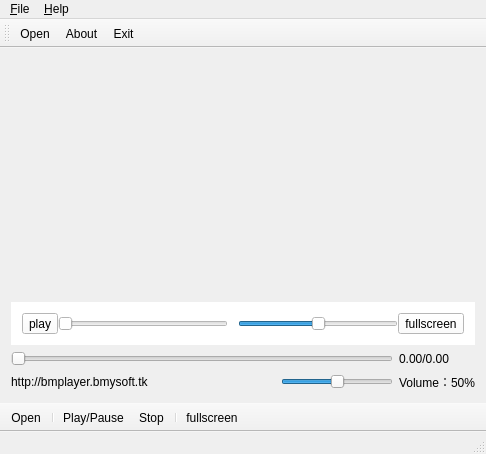
<?xml version="1.0" encoding="UTF-8"?>
<ui version="4.0">
 <class>MainWindow</class>
 <widget class="QMainWindow" name="MainWindow">
  <property name="geometry">
   <rect>
    <x>0</x>
    <y>0</y>
    <width>486</width>
    <height>454</height>
   </rect>
  </property>
  <property name="windowTitle">
   <string>BMplayer</string>
  </property>
  <property name="windowIcon">
   <iconset resource="image.qrc">
    <normaloff>:/image/image/BMPlayer 512x512.png</normaloff>:/image/image/BMPlayer 512x512.png</iconset>
  </property>
  <property name="styleSheet">
   <string notr="true"/>
  </property>
  <widget class="QWidget" name="centralWidget">
   <layout class="QGridLayout" name="gridLayout">
    <item row="2" column="0" colspan="3">
     <widget class="QSlider" name="timeLine">
      <property name="focusPolicy">
       <enum>Qt::StrongFocus</enum>
      </property>
      <property name="contextMenuPolicy">
       <enum>Qt::DefaultContextMenu</enum>
      </property>
      <property name="orientation">
       <enum>Qt::Horizontal</enum>
      </property>
     </widget>
    </item>
    <item row="3" column="1">
     <spacer name="horizontalSpacer">
      <property name="orientation">
       <enum>Qt::Horizontal</enum>
      </property>
      <property name="sizeHint" stdset="0">
       <size>
        <width>120</width>
        <height>20</height>
       </size>
      </property>
     </spacer>
    </item>
    <item row="3" column="2">
     <widget class="QSlider" name="volumeLine">
      <property name="enabled">
       <bool>true</bool>
      </property>
      <property name="maximum">
       <number>100</number>
      </property>
      <property name="value">
       <number>50</number>
      </property>
      <property name="orientation">
       <enum>Qt::Horizontal</enum>
      </property>
     </widget>
    </item>
    <item row="3" column="3">
     <widget class="QLabel" name="volumelabel">
      <property name="text">
       <string>Volume：50%</string>
      </property>
     </widget>
    </item>
    <item row="2" column="3">
     <widget class="QLabel" name="timelabel">
      <property name="text">
       <string>0.00/0.00</string>
      </property>
     </widget>
    </item>
    <item row="1" column="0" colspan="4">
     <widget class="QWidget" name="MainWidget" native="true">
      <layout class="QGridLayout" name="gridLayout_2">
       <property name="margin">
        <number>0</number>
       </property>
       <property name="spacing">
        <number>0</number>
       </property>
       <item row="0" column="0">
        <widget class="BMPlayerWidget" name="widget" native="true">
         <property name="whatsThis">
          <string>BMPlayer Widget</string>
         </property>
         <property name="layoutDirection">
          <enum>Qt::LeftToRight</enum>
         </property>
         <property name="autoFillBackground">
          <bool>false</bool>
         </property>
         <layout class="QGridLayout" name="gridLayout_3">
          <item row="1" column="1">
           <widget class="QLabel" name="label">
            <property name="text">
             <string/>
            </property>
            <property name="pixmap">
             <pixmap resource="image.qrc">:/image/image/BMPlayer 200×145.png</pixmap>
            </property>
           </widget>
          </item>
          <item row="1" column="0">
           <spacer name="horizontalSpacer_2">
            <property name="orientation">
             <enum>Qt::Horizontal</enum>
            </property>
            <property name="sizeHint" stdset="0">
             <size>
              <width>40</width>
              <height>20</height>
             </size>
            </property>
           </spacer>
          </item>
          <item row="1" column="2">
           <spacer name="horizontalSpacer_3">
            <property name="orientation">
             <enum>Qt::Horizontal</enum>
            </property>
            <property name="sizeHint" stdset="0">
             <size>
              <width>40</width>
              <height>20</height>
             </size>
            </property>
           </spacer>
          </item>
          <item row="0" column="1">
           <spacer name="verticalSpacer">
            <property name="orientation">
             <enum>Qt::Vertical</enum>
            </property>
            <property name="sizeHint" stdset="0">
             <size>
              <width>20</width>
              <height>40</height>
             </size>
            </property>
           </spacer>
          </item>
          <item row="3" column="1">
           <spacer name="verticalSpacer_2">
            <property name="orientation">
             <enum>Qt::Vertical</enum>
            </property>
            <property name="sizeHint" stdset="0">
             <size>
              <width>20</width>
              <height>40</height>
             </size>
            </property>
           </spacer>
          </item>
         </layout>
        </widget>
       </item>
       <item row="1" column="0" rowspan="2">
        <widget class="QWidget" name="contralWidget" native="true">
         <property name="maximumSize">
          <size>
           <width>16777215</width>
           <height>16777215</height>
          </size>
         </property>
         <property name="styleSheet">
          <string notr="true">background-color: rgb(255, 255, 255);</string>
         </property>
         <layout class="QGridLayout" name="controlLayout">
          <property name="spacing">
           <number>0</number>
          </property>
          <item row="0" column="0">
           <widget class="QToolButton" name="toolButton_play">
            <property name="text">
             <string>play</string>
            </property>
            <property name="icon">
             <iconset resource="image.qrc">
              <normaloff>:/image/image/play.png</normaloff>:/image/image/play.png</iconset>
            </property>
            <property name="iconSize">
             <size>
              <width>24</width>
              <height>24</height>
             </size>
            </property>
            <property name="shortcut">
             <string>Space</string>
            </property>
           </widget>
          </item>
          <item row="0" column="4">
           <widget class="QToolButton" name="toolButton_ExitFullscreen">
            <property name="text">
             <string>fullscreen</string>
            </property>
            <property name="icon">
             <iconset resource="image.qrc">
              <normaloff>:/image/image/fullscreen.png</normaloff>:/image/image/fullscreen.png</iconset>
            </property>
            <property name="iconSize">
             <size>
              <width>24</width>
              <height>24</height>
             </size>
            </property>
            <property name="shortcut">
             <string>Esc</string>
            </property>
           </widget>
          </item>
          <item row="0" column="1">
           <widget class="QSlider" name="timeLine_Fullscreen">
            <property name="minimumSize">
             <size>
              <width>100</width>
              <height>0</height>
             </size>
            </property>
            <property name="styleSheet">
             <string notr="true"/>
            </property>
            <property name="orientation">
             <enum>Qt::Horizontal</enum>
            </property>
           </widget>
          </item>
          <item row="0" column="3">
           <widget class="QSlider" name="volumeLine_Fullscreen">
            <property name="minimumSize">
             <size>
              <width>10</width>
              <height>0</height>
             </size>
            </property>
            <property name="maximumSize">
             <size>
              <width>160</width>
              <height>16777215</height>
             </size>
            </property>
            <property name="maximum">
             <number>100</number>
            </property>
            <property name="value">
             <number>50</number>
            </property>
            <property name="orientation">
             <enum>Qt::Horizontal</enum>
            </property>
           </widget>
          </item>
          <item row="0" column="2">
           <widget class="QLabel" name="SoundIcon_Fullscreen">
            <property name="text">
             <string>&lt;!DOCTYPE HTML PUBLIC &quot;-//W3C//DTD HTML 4.0//EN&quot; &quot;http://www.w3.org/TR/REC-html40/strict.dtd&quot;&gt;
&lt;html&gt;&lt;head&gt;&lt;meta name=&quot;qrichtext&quot; content=&quot;1&quot; /&gt;&lt;style type=&quot;text/css&quot;&gt;
p, li { white-space: pre-wrap; }
&lt;/style&gt;&lt;/head&gt;&lt;body style=&quot; font-family:'Lucida Grande'; font-size:13pt; font-weight:400; font-style:normal;&quot;&gt;
&lt;p style=&quot; margin-top:0px; margin-bottom:0px; margin-left:0px; margin-right:0px; -qt-block-indent:0; text-indent:0px;&quot;&gt;  &lt;img src=&quot;:/image/image/volume.png&quot; /&gt;&lt;/p&gt;&lt;/body&gt;&lt;/html&gt;</string>
            </property>
           </widget>
          </item>
         </layout>
        </widget>
       </item>
      </layout>
     </widget>
    </item>
    <item row="3" column="0">
     <widget class="QLabel" name="textlabel">
      <property name="text">
       <string>http://bmplayer.bmysoft.tk</string>
      </property>
     </widget>
    </item>
   </layout>
  </widget>
  <widget class="QMenuBar" name="menuBar">
   <property name="geometry">
    <rect>
     <x>0</x>
     <y>0</y>
     <width>486</width>
     <height>22</height>
    </rect>
   </property>
   <widget class="QMenu" name="menuFile">
    <property name="title">
     <string>&amp;File</string>
    </property>
    <addaction name="actionOpen"/>
    <addaction name="actionOpen_Url"/>
    <addaction name="actionInternet_Radio"/>
    <addaction name="separator"/>
    <addaction name="actionExit"/>
   </widget>
   <widget class="QMenu" name="menuHelp">
    <property name="title">
     <string>&amp;Help</string>
    </property>
    <addaction name="action"/>
    <addaction name="actionAbout_BMY_Soft"/>
    <addaction name="actionAbout_Qt"/>
    <addaction name="action_Contri"/>
   </widget>
   <addaction name="menuFile"/>
   <addaction name="menuHelp"/>
  </widget>
  <widget class="QToolBar" name="mainToolBar">
   <property name="windowTitle">
    <string>MainToolBar</string>
   </property>
   <attribute name="toolBarArea">
    <enum>TopToolBarArea</enum>
   </attribute>
   <attribute name="toolBarBreak">
    <bool>false</bool>
   </attribute>
   <addaction name="actionOpen"/>
   <addaction name="action"/>
   <addaction name="actionExit"/>
  </widget>
  <widget class="QStatusBar" name="statusBar"/>
  <widget class="QToolBar" name="controlBar">
   <property name="enabled">
    <bool>true</bool>
   </property>
   <property name="windowTitle">
    <string>controlBar</string>
   </property>
   <property name="movable">
    <bool>false</bool>
   </property>
   <attribute name="toolBarArea">
    <enum>BottomToolBarArea</enum>
   </attribute>
   <attribute name="toolBarBreak">
    <bool>false</bool>
   </attribute>
   <addaction name="actionOpen"/>
   <addaction name="separator"/>
   <addaction name="actionPlay_Pause"/>
   <addaction name="actionStop"/>
   <addaction name="separator"/>
   <addaction name="actionFullscreen"/>
  </widget>
  <action name="actionOpen">
   <property name="icon">
    <iconset resource="image.qrc">
     <normaloff>:/image/image/open.png</normaloff>:/image/image/open.png</iconset>
   </property>
   <property name="text">
    <string>&amp;Open...</string>
   </property>
   <property name="toolTip">
    <string>Open...</string>
   </property>
   <property name="shortcut">
    <string>Ctrl+O</string>
   </property>
  </action>
  <action name="action">
   <property name="icon">
    <iconset resource="image.qrc">
     <normaloff>:/image/image/about.png</normaloff>:/image/image/about.png</iconset>
   </property>
   <property name="text">
    <string>&amp;About...</string>
   </property>
   <property name="toolTip">
    <string>About...</string>
   </property>
   <property name="shortcut">
    <string>Ctrl+A</string>
   </property>
  </action>
  <action name="actionExit">
   <property name="checkable">
    <bool>false</bool>
   </property>
   <property name="icon">
    <iconset resource="image.qrc">
     <normaloff>:/image/image/exit.png</normaloff>:/image/image/exit.png</iconset>
   </property>
   <property name="text">
    <string>E&amp;xit</string>
   </property>
   <property name="shortcut">
    <string>Ctrl+Q</string>
   </property>
  </action>
  <action name="actionPlay_Pause">
   <property name="checkable">
    <bool>false</bool>
   </property>
   <property name="checked">
    <bool>false</bool>
   </property>
   <property name="enabled">
    <bool>true</bool>
   </property>
   <property name="icon">
    <iconset resource="image.qrc">
     <normaloff>:/image/image/play.png</normaloff>:/image/image/play.png</iconset>
   </property>
   <property name="text">
    <string>Play/Pause</string>
   </property>
   <property name="shortcut">
    <string>Space</string>
   </property>
  </action>
  <action name="actionFullscreen">
   <property name="enabled">
    <bool>true</bool>
   </property>
   <property name="icon">
    <iconset resource="image.qrc">
     <normaloff>:/image/image/fullscreen.png</normaloff>:/image/image/fullscreen.png</iconset>
   </property>
   <property name="text">
    <string>fullscreen</string>
   </property>
   <property name="toolTip">
    <string>Fullscreen</string>
   </property>
   <property name="shortcut">
    <string>F11</string>
   </property>
  </action>
  <action name="actionOpen_Url">
   <property name="text">
    <string>Open &amp;Url</string>
   </property>
  </action>
  <action name="actionStop">
   <property name="icon">
    <iconset resource="image.qrc">
     <normaloff>:/image/image/stop.png</normaloff>:/image/image/stop.png</iconset>
   </property>
   <property name="text">
    <string>Stop</string>
   </property>
  </action>
  <action name="actionAbout_Qt">
   <property name="text">
    <string>About &amp;Qt...</string>
   </property>
  </action>
  <action name="actionAbout_BMY_Soft">
   <property name="text">
    <string>About &amp;BMY-Soft...</string>
   </property>
  </action>
  <action name="action_Contri">
   <property name="text">
    <string>&amp;Contributions...</string>
   </property>
  </action>
  <action name="actionInternet_Radio">
   <property name="text">
    <string>Internet &amp;Radio</string>
   </property>
  </action>
 </widget>
 <layoutdefault spacing="6" margin="11"/>
 <customwidgets>
  <customwidget>
   <class>BMPlayerWidget</class>
   <extends>QWidget</extends>
   <header>bmplayerwidget.h</header>
   <container>1</container>
  </customwidget>
 </customwidgets>
 <resources>
  <include location="image.qrc"/>
 </resources>
 <connections>
  <connection>
   <sender>actionOpen</sender>
   <signal>triggered()</signal>
   <receiver>MainWindow</receiver>
   <slot>BMplayer_open()</slot>
   <hints>
    <hint type="sourcelabel">
     <x>-1</x>
     <y>-1</y>
    </hint>
    <hint type="destinationlabel">
     <x>199</x>
     <y>149</y>
    </hint>
   </hints>
  </connection>
  <connection>
   <sender>action</sender>
   <signal>triggered()</signal>
   <receiver>MainWindow</receiver>
   <slot>BMplayer_about()</slot>
   <hints>
    <hint type="sourcelabel">
     <x>-1</x>
     <y>-1</y>
    </hint>
    <hint type="destinationlabel">
     <x>199</x>
     <y>149</y>
    </hint>
   </hints>
  </connection>
  <connection>
   <sender>actionExit</sender>
   <signal>triggered()</signal>
   <receiver>MainWindow</receiver>
   <slot>close()</slot>
   <hints>
    <hint type="sourcelabel">
     <x>-1</x>
     <y>-1</y>
    </hint>
    <hint type="destinationlabel">
     <x>100</x>
     <y>91</y>
    </hint>
   </hints>
  </connection>
  <connection>
   <sender>actionPlay_Pause</sender>
   <signal>triggered()</signal>
   <receiver>MainWindow</receiver>
   <slot>BMplayer_pause()</slot>
   <hints>
    <hint type="sourcelabel">
     <x>-1</x>
     <y>-1</y>
    </hint>
    <hint type="destinationlabel">
     <x>191</x>
     <y>140</y>
    </hint>
   </hints>
  </connection>
  <connection>
   <sender>actionFullscreen</sender>
   <signal>triggered()</signal>
   <receiver>MainWindow</receiver>
   <slot>BMplayer_fullscreen()</slot>
   <hints>
    <hint type="sourcelabel">
     <x>-1</x>
     <y>-1</y>
    </hint>
    <hint type="destinationlabel">
     <x>191</x>
     <y>140</y>
    </hint>
   </hints>
  </connection>
  <connection>
   <sender>actionOpen_Url</sender>
   <signal>triggered()</signal>
   <receiver>MainWindow</receiver>
   <slot>BMplayer_openurl()</slot>
   <hints>
    <hint type="sourcelabel">
     <x>-1</x>
     <y>-1</y>
    </hint>
    <hint type="destinationlabel">
     <x>196</x>
     <y>141</y>
    </hint>
   </hints>
  </connection>
  <connection>
   <sender>actionStop</sender>
   <signal>triggered()</signal>
   <receiver>MainWindow</receiver>
   <slot>BMplayer_stop()</slot>
   <hints>
    <hint type="sourcelabel">
     <x>-1</x>
     <y>-1</y>
    </hint>
    <hint type="destinationlabel">
     <x>196</x>
     <y>141</y>
    </hint>
   </hints>
  </connection>
  <connection>
   <sender>actionAbout_BMY_Soft</sender>
   <signal>triggered()</signal>
   <receiver>MainWindow</receiver>
   <slot>AboutBMYSoft()</slot>
   <hints>
    <hint type="sourcelabel">
     <x>-1</x>
     <y>-1</y>
    </hint>
    <hint type="destinationlabel">
     <x>196</x>
     <y>141</y>
    </hint>
   </hints>
  </connection>
  <connection>
   <sender>timeLine</sender>
   <signal>sliderMoved(int)</signal>
   <receiver>MainWindow</receiver>
   <slot>timeLineChanged(int)</slot>
   <hints>
    <hint type="sourcelabel">
     <x>120</x>
     <y>191</y>
    </hint>
    <hint type="destinationlabel">
     <x>100</x>
     <y>91</y>
    </hint>
   </hints>
  </connection>
  <connection>
   <sender>volumeLine</sender>
   <signal>sliderMoved(int)</signal>
   <receiver>MainWindow</receiver>
   <slot>volumeLineChanged(int)</slot>
   <hints>
    <hint type="sourcelabel">
     <x>311</x>
     <y>216</y>
    </hint>
    <hint type="destinationlabel">
     <x>196</x>
     <y>141</y>
    </hint>
   </hints>
  </connection>
  <connection>
   <sender>toolButton_play</sender>
   <signal>clicked()</signal>
   <receiver>MainWindow</receiver>
   <slot>BMplayer_pause()</slot>
   <hints>
    <hint type="sourcelabel">
     <x>25</x>
     <y>321</y>
    </hint>
    <hint type="destinationlabel">
     <x>242</x>
     <y>226</y>
    </hint>
   </hints>
  </connection>
  <connection>
   <sender>timeLine_Fullscreen</sender>
   <signal>sliderMoved(int)</signal>
   <receiver>MainWindow</receiver>
   <slot>timeLineChanged(int)</slot>
   <hints>
    <hint type="sourcelabel">
     <x>141</x>
     <y>321</y>
    </hint>
    <hint type="destinationlabel">
     <x>242</x>
     <y>226</y>
    </hint>
   </hints>
  </connection>
  <connection>
   <sender>volumeLine_Fullscreen</sender>
   <signal>sliderMoved(int)</signal>
   <receiver>MainWindow</receiver>
   <slot>volumeLineChanged(int)</slot>
   <hints>
    <hint type="sourcelabel">
     <x>358</x>
     <y>321</y>
    </hint>
    <hint type="destinationlabel">
     <x>242</x>
     <y>226</y>
    </hint>
   </hints>
  </connection>
  <connection>
   <sender>toolButton_ExitFullscreen</sender>
   <signal>clicked()</signal>
   <receiver>MainWindow</receiver>
   <slot>BMplayer_fullscreen()</slot>
   <hints>
    <hint type="sourcelabel">
     <x>460</x>
     <y>321</y>
    </hint>
    <hint type="destinationlabel">
     <x>242</x>
     <y>226</y>
    </hint>
   </hints>
  </connection>
  <connection>
   <sender>action_Contri</sender>
   <signal>triggered()</signal>
   <receiver>MainWindow</receiver>
   <slot>Contribution()</slot>
   <hints>
    <hint type="sourcelabel">
     <x>-1</x>
     <y>-1</y>
    </hint>
    <hint type="destinationlabel">
     <x>242</x>
     <y>226</y>
    </hint>
   </hints>
  </connection>
  <connection>
   <sender>actionInternet_Radio</sender>
   <signal>triggered()</signal>
   <receiver>MainWindow</receiver>
   <slot>BMplayer_Internet_Radio()</slot>
   <hints>
    <hint type="sourcelabel">
     <x>-1</x>
     <y>-1</y>
    </hint>
    <hint type="destinationlabel">
     <x>242</x>
     <y>226</y>
    </hint>
   </hints>
  </connection>
 </connections>
 <slots>
  <slot>BMplayer_open()</slot>
  <slot>BMplayer_start()</slot>
  <slot>BMplayer_pause()</slot>
  <slot>BMplayer_about()</slot>
  <slot>timeLineChanged(int)</slot>
  <slot>BMplayer_fullscreen()</slot>
  <slot>volumeLineChanged(int)</slot>
  <slot>BMplayer_openurl()</slot>
  <slot>BMplayer_stop()</slot>
  <slot>aboutQt()</slot>
  <slot>AboutBMYSoft()</slot>
  <slot>Contribution()</slot>
  <slot>BMplayer_Internet_Radio()</slot>
 </slots>
</ui>
